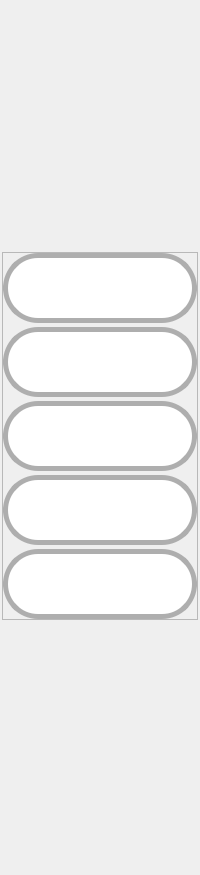
            <widget class="QWidget" name="orders_properties_panel">
             <property name="styleSheet">
              <string notr="true"/>
             </property>
             <layout class="QVBoxLayout" name="verticalLayout_28">
              <property name="spacing">
               <number>2</number>
              </property>
              <property name="leftMargin">
               <number>2</number>
              </property>
              <property name="topMargin">
               <number>2</number>
              </property>
              <property name="rightMargin">
               <number>2</number>
              </property>
              <property name="bottomMargin">
               <number>2</number>
              </property>
              <item>
               <spacer name="verticalSpacer_7">
                <property name="orientation">
                 <enum>Qt::Vertical</enum>
                </property>
                <property name="sizeType">
                 <enum>QSizePolicy::Minimum</enum>
                </property>
                <property name="sizeHint" stdset="0">
                 <size>
                  <width>20</width>
                  <height>250</height>
                 </size>
                </property>
               </spacer>
              </item>
              <item>
               <widget class="QFrame" name="frame_17">
                <property name="autoFillBackground">
                 <bool>false</bool>
                </property>
                <property name="frameShape">
                 <enum>QFrame::StyledPanel</enum>
                </property>
                <property name="frameShadow">
                 <enum>QFrame::Raised</enum>
                </property>
                <layout class="QVBoxLayout" name="verticalLayout_9">
                 <property name="spacing">
                  <number>4</number>
                 </property>
                 <property name="leftMargin">
                  <number>0</number>
                 </property>
                 <property name="topMargin">
                  <number>0</number>
                 </property>
                 <property name="rightMargin">
                  <number>0</number>
                 </property>
                 <property name="bottomMargin">
                  <number>0</number>
                 </property>
                 <item>
                  <widget class="QPushButton" name="order_add_btn2">
                   <property name="minimumSize">
                    <size>
                     <width>70</width>
                     <height>70</height>
                    </size>
                   </property>
                   <property name="toolTip">
                    <string>Add order</string>
                   </property>
                   <property name="styleSheet">
                    <string notr="true">QPushButton{
	border-style: solid;	
	border-width: 5px;
	border-radius:35px;
	border-color: rgb(174, 174, 174);

	padding: 10px;
	
	background-color: rgb(255, 255, 255);

	image: url(:/icons/icons/plus.svg);
	
}


QPushButton:hover{
	
	image: url(:/icons/icons/plus2.svg);
}
QPushButton:pressed{
	
	background-color: rgb(100, 100, 100);
	image: url(:/icons/icons/plus2.svg);
}
QPushButton:disabled{
	
	background-color: rgb(142,142,142);
}</string>
                   </property>
                   <property name="text">
                    <string/>
                   </property>
                   <property name="iconSize">
                    <size>
                     <width>40</width>
                     <height>40</height>
                    </size>
                   </property>
                  </widget>
                 </item>
                 <item>
                  <widget class="QPushButton" name="order_remove_btn">
                   <property name="minimumSize">
                    <size>
                     <width>70</width>
                     <height>70</height>
                    </size>
                   </property>
                   <property name="toolTip">
                    <string>Remove order</string>
                   </property>
                   <property name="styleSheet">
                    <string notr="true">QPushButton{

	border-style: solid;	
	border-width: 5px;
	border-radius:35px;
	border-color: rgb(174, 174, 174);

	padding: 10px;

	
	image: url(:/icons/icons/trash-can-with-cover.svg) ;
	background-color: rgb(255, 255, 255);
 	

	
}


QPushButton:hover{

	image: url(:/icons/icons/trash-can-with-cover.svg);
	background-color: rgb(200, 200, 200);
	
}


QPushButton:pressed{

	background-color: rgb(100, 100, 100);
	image: url(:/icons/icons/open-trash-can.svg);

}

QPushButton:disabled{
	
	background-color: rgb(142,142,142);
}
</string>
                   </property>
                   <property name="text">
                    <string/>
                   </property>
                   <property name="iconSize">
                    <size>
                     <width>40</width>
                     <height>40</height>
                    </size>
                   </property>
                  </widget>
                 </item>
                 <item>
                  <widget class="QPushButton" name="order_search_btn">
                   <property name="enabled">
                    <bool>true</bool>
                   </property>
                   <property name="minimumSize">
                    <size>
                     <width>70</width>
                     <height>70</height>
                    </size>
                   </property>
                   <property name="toolTip">
                    <string>Search date</string>
                   </property>
                   <property name="styleSheet">
                    <string notr="true">QPushButton{
	border-style: solid;	
	border-width: 5px;
	border-radius:35px;
	border-color: rgb(174, 174, 174);

	padding: 10px;
	
	background-color: rgb(255, 255, 255);

	image: url(:/icons/icons/loupe1.svg);
	
}


QPushButton:hover{

	image: url(:/icons/icons/loupe2.svg);
}
QPushButton:pressed{
	
	background-color: rgb(100, 100, 100);
	image: url(:/icons/icons/loupe2.svg);
}
QPushButton:disabled{

	background-color: rgb(142,142,142);
}</string>
                   </property>
                   <property name="text">
                    <string/>
                   </property>
                  </widget>
                 </item>
                 <item>
                  <widget class="QPushButton" name="order_show_btn">
                   <property name="minimumSize">
                    <size>
                     <width>70</width>
                     <height>70</height>
                    </size>
                   </property>
                   <property name="styleSheet">
                    <string notr="true">QPushButton{
	border-style: solid;	
	border-width: 5px;
	border-radius:35px;
	border-color: rgb(174, 174, 174);

	padding: 6px;
	
	background-color: rgb(255, 255, 255);

	image: url(:/icons/icons/open-order1.png);
	
}


QPushButton:hover{
	
	image:url(:/icons/icons/open-order2.png);
}
QPushButton:pressed{
	

	background-color: rgb(100, 100, 100);
	image:url(:/icons/icons/open-order2.png);
}
QPushButton:disabled{

	background-color: rgb(142,142,142);
}</string>
                   </property>
                   <property name="text">
                    <string/>
                   </property>
                  </widget>
                 </item>
                 <item>
                  <widget class="QPushButton" name="order_export_btn">
                   <property name="minimumSize">
                    <size>
                     <width>70</width>
                     <height>70</height>
                    </size>
                   </property>
                   <property name="toolTip">
                    <string>Export</string>
                   </property>
                   <property name="styleSheet">
                    <string notr="true">QPushButton{
	border-style: solid;	
	border-width: 5px;
	border-radius:35px;
	border-color: rgb(174, 174, 174);

	padding: 10px;
	
	background-color: rgb(255, 255, 255);

	image: url(:/icons/icons/export1.png)
	
}


QPushButton:hover{
	
	image: url(:/icons/icons/export2.png);
}
QPushButton:pressed{
	
	background-color: rgb(100, 100, 100);
	image: url(:/icons/icons/export2.png);
}

QPushButton:disabled{
	
	background-color: rgb(142,142,142);
}
</string>
                   </property>
                   <property name="text">
                    <string/>
                   </property>
                   <property name="iconSize">
                    <size>
                     <width>40</width>
                     <height>40</height>
                    </size>
                   </property>
                  </widget>
                 </item>
                </layout>
               </widget>
              </item>
              <item>
               <spacer name="verticalSpacer_5">
                <property name="orientation">
                 <enum>Qt::Vertical</enum>
                </property>
                <property name="sizeHint" stdset="0">
                 <size>
                  <width>20</width>
                  <height>253</height>
                 </size>
                </property>
               </spacer>
              </item>
             </layout>
            </widget>
